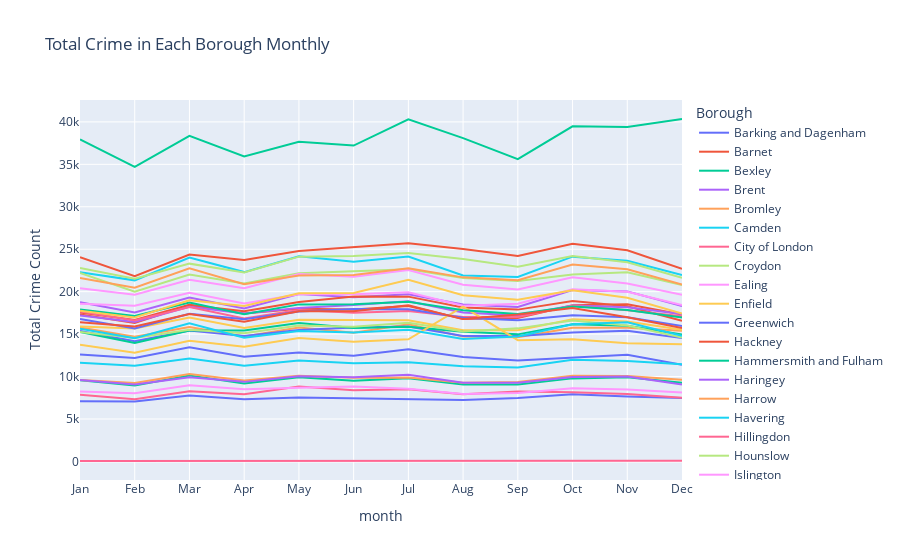

Notebook code for this chart:
### Markdown cell above
**CODE EXPLANATION**<br>
- *`px.line(crBrMn, x=crBrMn.index, y=crBrMn.columns,`*<br>
syntax ini berguna untuk membuat line plot menggunakan `Plotly Express` yang mengambil data dari variable atau dataframe `crBrMn`. dan menjadikan index dari variable `crBrMn` sebagai axsis-x dan columnnya sebagai axis-y

### Code cell
fig = px.line(crBrMn, x=crBrMn.index, y=crBrMn.columns, labels={'index': 'Month', 'value': 'Total Crime Count'},
              title='Total Crime in Each Borough Monthly')
fig.update_xaxes(tickmode='array', tickvals=list(range(1, 13)),
                 ticktext=['Jan', 'Feb', 'Mar', 'Apr', 'May', 'Jun', 'Jul', 'Aug', 'Sep', 'Oct', 'Nov', 'Dec'])
fig.update_layout(legend_title_text='Borough')
fig.show()

### Figure 1 — Plotly figure (JSON) as saved in the notebook; plotly's stock layout.template omitted (floating-point values rounded to 4 significant figures)
{"data": [{"hovertemplate": "borough=Barking and Dagenham<br>month=%{x}<br>Total Crime Count=%{y}<extra></extra>", "legendgroup": "Barking and Dagenham", "line": {"color": "#636efa", "dash": "solid"}, "marker": {"symbol": "circle"}, "mode": "lines", "name": "Barking and Dagenham", "orientation": "v", "showlegend": true, "type": "scatter", "x": [1, 2, 3, 4, 5, 6, 7, 8, 9, 10, 11, 12], "xaxis": "x", "y": [12610, 12193, 13451, 12323, 12844, 12451, 13205, 12315, 11883, 12203, 12572, 11397], "yaxis": "y"}, {"hovertemplate": "borough=Barnet<br>month=%{x}<br>Total Crime Count=%{y}<extra></extra>", "legendgroup": "Barnet", "line": {"color": "#EF553B", "dash": "solid"}, "marker": {"symbol": "circle"}, "mode": "lines", "name": "Barnet", "orientation": "v", "showlegend": true, "type": "scatter", "x": [1, 2, 3, 4, 5, 6, 7, 8, 9, 10, 11, 12], "xaxis": "x", "y": [17550, 16659, 18447, 17421, 17999, 17908, 18297, 16775, 16902, 18398, 18523, 17312], "yaxis": "y"}, {"hovertemplate": "borough=Bexley<br>month=%{x}<br>Total Crime Count=%{y}<extra></extra>", "legendgroup": "Bexley", "line": {"color": "#00cc96", "dash": "solid"}, "marker": {"symbol": "circle"}, "mode": "lines", "name": "Bexley", "orientation": "v", "showlegend": true, "type": "scatter", "x": [1, 2, 3, 4, 5, 6, 7, 8, 9, 10, 11, 12], "xaxis": "x", "y": [9576, 8959, 10133, 9179, 9903, 9492, 9805, 9063, 9053, 9783, 9929, 9261], "yaxis": "y"}, {"hovertemplate": "borough=Brent<br>month=%{x}<br>Total Crime Count=%{y}<extra></extra>", "legendgroup": "Brent", "line": {"color": "#ab63fa", "dash": "solid"}, "marker": {"symbol": "circle"}, "mode": "lines", "name": "Brent", "orientation": "v", "showlegend": true, "type": "scatter", "x": [1, 2, 3, 4, 5, 6, 7, 8, 9, 10, 11, 12], "xaxis": "x", "y": [18744, 17535, 19296, 18026, 19718, 19342, 19698, 18478, 18184, 20189, 20033, 18308], "yaxis": "y"}, {"hovertemplate": "borough=Bromley<br>month=%{x}<br>Total Crime Count=%{y}<extra></extra>", "legendgroup": "Bromley", "line": {"color": "#FFA15A", "dash": "solid"}, "marker": {"symbol": "circle"}, "mode": "lines", "name": "Bromley", "orientation": "v", "showlegend": true, "type": "scatter", "x": [1, 2, 3, 4, 5, 6, 7, 8, 9, 10, 11, 12], "xaxis": "x", "y": [15770, 14684, 15843, 14714, 15785, 15159, 16164, 14703, 14616, 15757, 15749, 15405], "yaxis": "y"}, {"hovertemplate": "borough=Camden<br>month=%{x}<br>Total Crime Count=%{y}<extra></extra>", "legendgroup": "Camden", "line": {"color": "#19d3f3", "dash": "solid"}, "marker": {"symbol": "circle"}, "mode": "lines", "name": "Camden", "orientation": "v", "showlegend": true, "type": "scatter", "x": [1, 2, 3, 4, 5, 6, 7, 8, 9, 10, 11, 12], "xaxis": "x", "y": [22288, 21332, 24027, 22305, 24181, 23514, 24133, 21900, 21731, 24125, 23639, 21972], "yaxis": "y"}, {"hovertemplate": "borough=City of London<br>month=%{x}<br>Total Crime Count=%{y}<extra></extra>", "legendgroup": "City of London", "line": {"color": "#FF6692", "dash": "solid"}, "marker": {"symbol": "circle"}, "mode": "lines", "name": "City of London", "orientation": "v", "showlegend": true, "type": "scatter", "x": [1, 2, 3, 4, 5, 6, 7, 8, 9, 10, 11, 12], "xaxis": "x", "y": [58, 56, 49, 53, 61, 52, 53, 75, 90, 70, 74, 89], "yaxis": "y"}, {"hovertemplate": "borough=Croydon<br>month=%{x}<br>Total Crime Count=%{y}<extra></extra>", "legendgroup": "Croydon", "line": {"color": "#B6E880", "dash": "solid"}, "marker": {"symbol": "circle"}, "mode": "lines", "name": "Croydon", "orientation": "v", "showlegend": true, "type": "scatter", "x": [1, 2, 3, 4, 5, 6, 7, 8, 9, 10, 11, 12], "xaxis": "x", "y": [22198, 19986, 22015, 20954, 22169, 22376, 22629, 21623, 21255, 22013, 22290, 20786], "yaxis": "y"}, {"hovertemplate": "borough=Ealing<br>month=%{x}<br>Total Crime Count=%{y}<extra></extra>", "legendgroup": "Ealing", "line": {"color": "#FF97FF", "dash": "solid"}, "marker": {"symbol": "circle"}, "mode": "lines", "name": "Ealing", "orientation": "v", "showlegend": true, "type": "scatter", "x": [1, 2, 3, 4, 5, 6, 7, 8, 9, 10, 11, 12], "xaxis": "x", "y": [20398, 19629, 21401, 20416, 22067, 21753, 22557, 20806, 20249, 21687, 20973, 19626], "yaxis": "y"}, {"hovertemplate": "borough=Enfield<br>month=%{x}<br>Total Crime Count=%{y}<extra></extra>", "legendgroup": "Enfield", "line": {"color": "#FECB52", "dash": "solid"}, "marker": {"symbol": "circle"}, "mode": "lines", "name": "Enfield", "orientation": "v", "showlegend": true, "type": "scatter", "x": [1, 2, 3, 4, 5, 6, 7, 8, 9, 10, 11, 12], "xaxis": "x", "y": [15888, 15667, 16966, 15731, 16680, 16683, 16628, 15445, 15447, 16743, 16497, 15505], "yaxis": "y"}, {"hovertemplate": "borough=Greenwich<br>month=%{x}<br>Total Crime Count=%{y}<extra></extra>", "legendgroup": "Greenwich", "line": {"color": "#636efa", "dash": "solid"}, "marker": {"symbol": "circle"}, "mode": "lines", "name": "Greenwich", "orientation": "v", "showlegend": true, "type": "scatter", "x": [1, 2, 3, 4, 5, 6, 7, 8, 9, 10, 11, 12], "xaxis": "x", "y": [15362, 14153, 15417, 14788, 15476, 15771, 15904, 14787, 14784, 15187, 15402, 14537], "yaxis": "y"}, {"hovertemplate": "borough=Hackney<br>month=%{x}<br>Total Crime Count=%{y}<extra></extra>", "legendgroup": "Hackney", "line": {"color": "#EF553B", "dash": "solid"}, "marker": {"symbol": "circle"}, "mode": "lines", "name": "Hackney", "orientation": "v", "showlegend": true, "type": "scatter", "x": [1, 2, 3, 4, 5, 6, 7, 8, 9, 10, 11, 12], "xaxis": "x", "y": [17308, 16317, 18411, 17681, 18784, 19441, 19414, 18122, 17884, 18904, 18271, 16582], "yaxis": "y"}, {"hovertemplate": "borough=Hammersmith and Fulham<br>month=%{x}<br>Total Crime Count=%{y}<extra></extra>", "legendgroup": "Hammersmith and Fulham", "line": {"color": "#00cc96", "dash": "solid"}, "marker": {"symbol": "circle"}, "mode": "lines", "name": "Hammersmith and Fulham", "orientation": "v", "showlegend": true, "type": "scatter", "x": [1, 2, 3, 4, 5, 6, 7, 8, 9, 10, 11, 12], "xaxis": "x", "y": [15239, 13956, 15413, 15433, 16301, 15725, 15852, 15274, 14969, 16155, 15996, 14946], "yaxis": "y"}, {"hovertemplate": "borough=Haringey<br>month=%{x}<br>Total Crime Count=%{y}<extra></extra>", "legendgroup": "Haringey", "line": {"color": "#ab63fa", "dash": "solid"}, "marker": {"symbol": "circle"}, "mode": "lines", "name": "Haringey", "orientation": "v", "showlegend": true, "type": "scatter", "x": [1, 2, 3, 4, 5, 6, 7, 8, 9, 10, 11, 12], "xaxis": "x", "y": [17204, 16429, 18216, 17418, 18088, 18418, 18864, 17555, 17188, 18362, 18164, 17366], "yaxis": "y"}, {"hovertemplate": "borough=Harrow<br>month=%{x}<br>Total Crime Count=%{y}<extra></extra>", "legendgroup": "Harrow", "line": {"color": "#FFA15A", "dash": "solid"}, "marker": {"symbol": "circle"}, "mode": "lines", "name": "Harrow", "orientation": "v", "showlegend": true, "type": "scatter", "x": [1, 2, 3, 4, 5, 6, 7, 8, 9, 10, 11, 12], "xaxis": "x", "y": [9595, 9235, 10290, 9522, 10086, 9844, 9889, 9265, 9349, 10081, 10074, 9618], "yaxis": "y"}, {"hovertemplate": "borough=Havering<br>month=%{x}<br>Total Crime Count=%{y}<extra></extra>", "legendgroup": "Havering", "line": {"color": "#19d3f3", "dash": "solid"}, "marker": {"symbol": "circle"}, "mode": "lines", "name": "Havering", "orientation": "v", "showlegend": true, "type": "scatter", "x": [1, 2, 3, 4, 5, 6, 7, 8, 9, 10, 11, 12], "xaxis": "x", "y": [11612, 11277, 12129, 11275, 11886, 11551, 11696, 11216, 11052, 11973, 11841, 11439], "yaxis": "y"}, {"hovertemplate": "borough=Hillingdon<br>month=%{x}<br>Total Crime Count=%{y}<extra></extra>", "legendgroup": "Hillingdon", "line": {"color": "#FF6692", "dash": "solid"}, "marker": {"symbol": "circle"}, "mode": "lines", "name": "Hillingdon", "orientation": "v", "showlegend": true, "type": "scatter", "x": [1, 2, 3, 4, 5, 6, 7, 8, 9, 10, 11, 12], "xaxis": "x", "y": [17649, 16594, 18193, 16841, 17852, 17518, 17725, 17027, 17014, 18343, 17820, 17104], "yaxis": "y"}, {"hovertemplate": "borough=Hounslow<br>month=%{x}<br>Total Crime Count=%{y}<extra></extra>", "legendgroup": "Hounslow", "line": {"color": "#B6E880", "dash": "solid"}, "marker": {"symbol": "circle"}, "mode": "lines", "name": "Hounslow", "orientation": "v", "showlegend": true, "type": "scatter", "x": [1, 2, 3, 4, 5, 6, 7, 8, 9, 10, 11, 12], "xaxis": "x", "y": [15238, 14538, 15522, 15107, 16000, 15854, 16348, 15295, 15675, 16587, 16008, 14600], "yaxis": "y"}, {"hovertemplate": "borough=Islington<br>month=%{x}<br>Total Crime Count=%{y}<extra></extra>", "legendgroup": "Islington", "line": {"color": "#FF97FF", "dash": "solid"}, "marker": {"symbol": "circle"}, "mode": "lines", "name": "Islington", "orientation": "v", "showlegend": true, "type": "scatter", "x": [1, 2, 3, 4, 5, 6, 7, 8, 9, 10, 11, 12], "xaxis": "x", "y": [18566, 18352, 19854, 18617, 19683, 19694, 19939, 18335, 18565, 20271, 19979, 18431], "yaxis": "y"}, {"hovertemplate": "borough=Kensington and Chelsea<br>month=%{x}<br>Total Crime Count=%{y}<extra></extra>", "legendgroup": "Kensington and Chelsea", "line": {"color": "#FECB52", "dash": "solid"}, "marker": {"symbol": "circle"}, "mode": "lines", "name": "Kensington and Chelsea", "orientation": "v", "showlegend": true, "type": "scatter", "x": [1, 2, 3, 4, 5, 6, 7, 8, 9, 10, 11, 12], "xaxis": "x", "y": [13759, 12805, 14223, 13505, 14550, 14103, 14385, 18239, 14286, 14399, 13910, 13817], "yaxis": "y"}, {"hovertemplate": "borough=Kingston upon Thames<br>month=%{x}<br>Total Crime Count=%{y}<extra></extra>", "legendgroup": "Kingston upon Thames", "line": {"color": "#636efa", "dash": "solid"}, "marker": {"symbol": "circle"}, "mode": "lines", "name": "Kingston upon Thames", "orientation": "v", "showlegend": true, "type": "scatter", "x": [1, 2, 3, 4, 5, 6, 7, 8, 9, 10, 11, 12], "xaxis": "x", "y": [7090, 7071, 7774, 7325, 7543, 7447, 7294, 7232, 7481, 7912, 7656, 7481], "yaxis": "y"}, {"hovertemplate": "borough=Lambeth<br>month=%{x}<br>Total Crime Count=%{y}<extra></extra>", "legendgroup": "Lambeth", "line": {"color": "#EF553B", "dash": "solid"}, "marker": {"symbol": "circle"}, "mode": "lines", "name": "Lambeth", "orientation": "v", "showlegend": true, "type": "scatter", "x": [1, 2, 3, 4, 5, 6, 7, 8, 9, 10, 11, 12], "xaxis": "x", "y": [24057, 21815, 24379, 23736, 24795, 25242, 25692, 25020, 24214, 25649, 24877, 22702], "yaxis": "y"}, {"hovertemplate": "borough=Lewisham<br>month=%{x}<br>Total Crime Count=%{y}<extra></extra>", "legendgroup": "Lewisham", "line": {"color": "#00cc96", "dash": "solid"}, "marker": {"symbol": "circle"}, "mode": "lines", "name": "Lewisham", "orientation": "v", "showlegend": true, "type": "scatter", "x": [1, 2, 3, 4, 5, 6, 7, 8, 9, 10, 11, 12], "xaxis": "x", "y": [17900, 17123, 18733, 17326, 18501, 18511, 18804, 17808, 17382, 18255, 17849, 16945], "yaxis": "y"}, {"hovertemplate": "borough=Merton<br>month=%{x}<br>Total Crime Count=%{y}<extra></extra>", "legendgroup": "Merton", "line": {"color": "#ab63fa", "dash": "solid"}, "marker": {"symbol": "circle"}, "mode": "lines", "name": "Merton", "orientation": "v", "showlegend": true, "type": "scatter", "x": [1, 2, 3, 4, 5, 6, 7, 8, 9, 10, 11, 12], "xaxis": "x", "y": [9595, 9067, 9929, 9372, 10036, 9915, 10205, 9259, 9274, 9943, 9991, 9068], "yaxis": "y"}, {"hovertemplate": "borough=Newham<br>month=%{x}<br>Total Crime Count=%{y}<extra></extra>", "legendgroup": "Newham", "line": {"color": "#FFA15A", "dash": "solid"}, "marker": {"symbol": "circle"}, "mode": "lines", "name": "Newham", "orientation": "v", "showlegend": true, "type": "scatter", "x": [1, 2, 3, 4, 5, 6, 7, 8, 9, 10, 11, 12], "xaxis": "x", "y": [21612, 20462, 22749, 20887, 21901, 21967, 22758, 21683, 21345, 23191, 22628, 20841], "yaxis": "y"}, {"hovertemplate": "borough=Redbridge<br>month=%{x}<br>Total Crime Count=%{y}<extra></extra>", "legendgroup": "Redbridge", "line": {"color": "#19d3f3", "dash": "solid"}, "marker": {"symbol": "circle"}, "mode": "lines", "name": "Redbridge", "orientation": "v", "showlegend": true, "type": "scatter", "x": [1, 2, 3, 4, 5, 6, 7, 8, 9, 10, 11, 12], "xaxis": "x", "y": [15637, 14521, 16282, 14574, 15359, 15195, 15517, 14410, 14725, 16170, 16383, 14789], "yaxis": "y"}, {"hovertemplate": "borough=Richmond upon Thames<br>month=%{x}<br>Total Crime Count=%{y}<extra></extra>", "legendgroup": "Richmond upon Thames", "line": {"color": "#FF6692", "dash": "solid"}, "marker": {"symbol": "circle"}, "mode": "lines", "name": "Richmond upon Thames", "orientation": "v", "showlegend": true, "type": "scatter", "x": [1, 2, 3, 4, 5, 6, 7, 8, 9, 10, 11, 12], "xaxis": "x", "y": [7843, 7315, 8279, 7905, 8819, 8375, 8498, 7911, 8231, 8156, 7948, 7491], "yaxis": "y"}, {"hovertemplate": "borough=Southwark<br>month=%{x}<br>Total Crime Count=%{y}<extra></extra>", "legendgroup": "Southwark", "line": {"color": "#B6E880", "dash": "solid"}, "marker": {"symbol": "circle"}, "mode": "lines", "name": "Southwark", "orientation": "v", "showlegend": true, "type": "scatter", "x": [1, 2, 3, 4, 5, 6, 7, 8, 9, 10, 11, 12], "xaxis": "x", "y": [22776, 21518, 23301, 22248, 24127, 24205, 24553, 23847, 22926, 24195, 23469, 21644], "yaxis": "y"}, {"hovertemplate": "borough=Sutton<br>month=%{x}<br>Total Crime Count=%{y}<extra></extra>", "legendgroup": "Sutton", "line": {"color": "#FF97FF", "dash": "solid"}, "marker": {"symbol": "circle"}, "mode": "lines", "name": "Sutton", "orientation": "v", "showlegend": true, "type": "scatter", "x": [1, 2, 3, 4, 5, 6, 7, 8, 9, 10, 11, 12], "xaxis": "x", "y": [8241, 8043, 8970, 8498, 8669, 8822, 8557, 7933, 8050, 8613, 8469, 8122], "yaxis": "y"}, {"hovertemplate": "borough=Tower Hamlets<br>month=%{x}<br>Total Crime Count=%{y}<extra></extra>", "legendgroup": "Tower Hamlets", "line": {"color": "#FECB52", "dash": "solid"}, "marker": {"symbol": "circle"}, "mode": "lines", "name": "Tower Hamlets", "orientation": "v", "showlegend": true, "type": "scatter", "x": [1, 2, 3, 4, 5, 6, 7, 8, 9, 10, 11, 12], "xaxis": "x", "y": [17762, 16958, 18988, 18322, 19821, 19848, 21406, 19589, 19040, 20176, 19280, 17423], "yaxis": "y"}, {"hovertemplate": "borough=Waltham Forest<br>month=%{x}<br>Total Crime Count=%{y}<extra></extra>", "legendgroup": "Waltham Forest", "line": {"color": "#636efa", "dash": "solid"}, "marker": {"symbol": "circle"}, "mode": "lines", "name": "Waltham Forest", "orientation": "v", "showlegend": true, "type": "scatter", "x": [1, 2, 3, 4, 5, 6, 7, 8, 9, 10, 11, 12], "xaxis": "x", "y": [16792, 15673, 17396, 16748, 17669, 17962, 17927, 16939, 16619, 17212, 16993, 15949], "yaxis": "y"}, {"hovertemplate": "borough=Wandsworth<br>month=%{x}<br>Total Crime Count=%{y}<extra></extra>", "legendgroup": "Wandsworth", "line": {"color": "#EF553B", "dash": "solid"}, "marker": {"symbol": "circle"}, "mode": "lines", "name": "Wandsworth", "orientation": "v", "showlegend": true, "type": "scatter", "x": [1, 2, 3, 4, 5, 6, 7, 8, 9, 10, 11, 12], "xaxis": "x", "y": [16402, 15902, 17370, 16464, 17690, 17687, 18387, 16765, 17306, 18067, 16972, 15729], "yaxis": "y"}, {"hovertemplate": "borough=Westminster<br>month=%{x}<br>Total Crime Count=%{y}<extra></extra>", "legendgroup": "Westminster", "line": {"color": "#00cc96", "dash": "solid"}, "marker": {"symbol": "circle"}, "mode": "lines", "name": "Westminster", "orientation": "v", "showlegend": true, "type": "scatter", "x": [1, 2, 3, 4, 5, 6, 7, 8, 9, 10, 11, 12], "xaxis": "x", "y": [37928, 34713, 38349, 35934, 37661, 37216, 40293, 38090, 35608, 39483, 39412, 40341], "yaxis": "y"}], "layout": {"legend": {"title": {"text": "Borough"}, "tracegroupgap": 0}, "title": {"text": "Total Crime in Each Borough Monthly"}, "xaxis": {"anchor": "y", "domain": [0, 1], "tickmode": "array", "ticktext": ["Jan", "Feb", "Mar", "Apr", "May", "Jun", "Jul", "Aug", "Sep", "Oct", "Nov", "Dec"], "tickvals": [1, 2, 3, 4, 5, 6, 7, 8, 9, 10, 11, 12], "title": {"text": "month"}}, "yaxis": {"anchor": "x", "domain": [0, 1], "title": {"text": "Total Crime Count"}}}}
